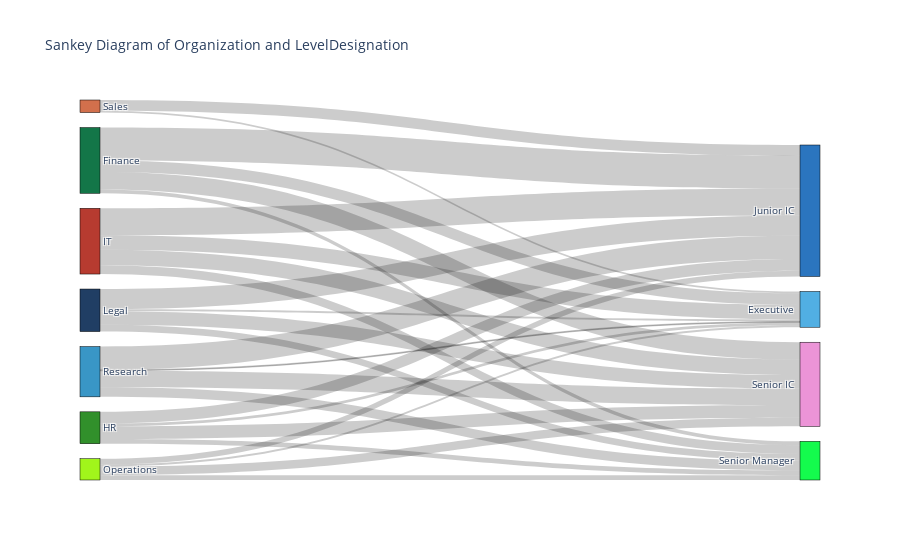

The code cell stored with this chart in its notebook:
### Markdown cell above
## Network Analysis & Flow Visualization

**vivainsights** includes powerful functions for analyzing collaboration networks and visualizing flows between organizational groups.

### Sankey Diagrams: Visualizing Organizational Flows

The `create_sankey()` function creates flow diagrams that show how people are distributed across different organizational attributes. This is particularly useful for understanding organizational structure and identifying potential silos.

### Code cell
# First, create a summary table for the Sankey diagram
# Sankey diagrams need aggregated data showing flows between two variables
sankey_data = pq_data.groupby(['Organization', 'LevelDesignation'])['PersonId'].nunique().reset_index(name='n')

# Create Sankey diagram showing flow from Organization to Level
sankey_plot = vi.create_sankey(
    data=sankey_data,
    var1='Organization',  # Left side of diagram
    var2='LevelDesignation',  # Right side of diagram  
    count='n'  # The flow volume
)

### Figure 1 — Plotly figure (JSON) as saved in the notebook; plotly's stock layout.template omitted (floating-point values rounded to 4 significant figures)
{"data": [{"link": {"source": [0, 0, 0, 0, 1, 1, 1, 1, 2, 2, 2, 2, 3, 3, 3, 3, 4, 4, 4, 4, 5, 5, 5, 5, 6, 6], "target": [7, 8, 9, 10, 7, 8, 9, 10, 7, 8, 9, 10, 7, 8, 9, 10, 7, 8, 9, 10, 7, 8, 9, 10, 7, 8], "value": [12, 34, 18, 4, 3, 12, 13, 5, 15, 28, 16, 9, 2, 21, 14, 7, 2, 6, 9, 5, 1, 24, 17, 10, 2, 11]}, "node": {"color": ["#137648", "#31902b", "#b73b30", "#203e64", "#a1f51b", "#3996c6", "#d2704c", "#51afe3", "#2b75bf", "#ec94d7", "#14fb4d"], "label": ["Finance", "HR", "IT", "Legal", "Operations", "Research", "Sales", "Executive ", "Junior IC ", "Senior IC ", "Senior Manager "], "line": {"color": "black", "width": 0.5}, "pad": 15, "thickness": 20}, "type": "sankey"}], "layout": {"font": {"size": 10}, "title": {"text": "Sankey Diagram of Organization and LevelDesignation"}}}
